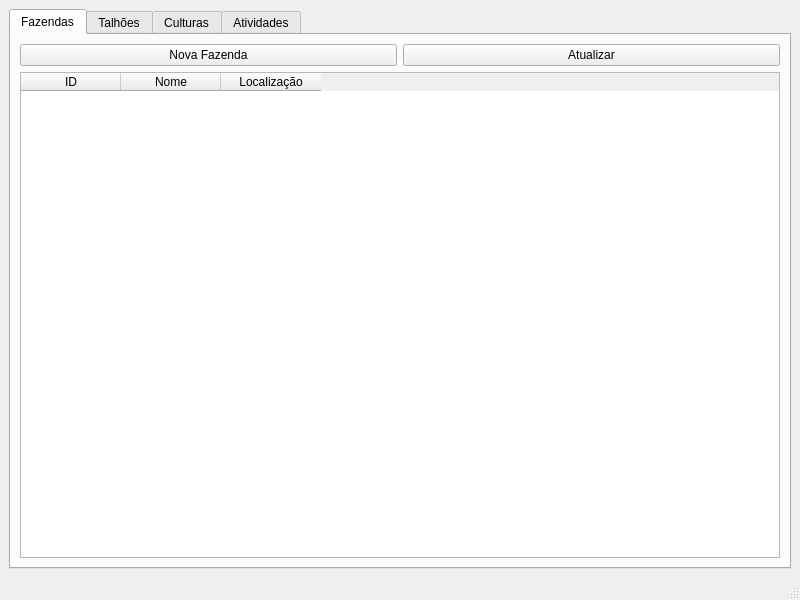
<?xml version="1.0" encoding="UTF-8"?>
<ui version="4.0">
 <class>MainWindow</class>
 <widget class="QMainWindow" name="MainWindow">
  <property name="geometry">
   <rect>
    <x>0</x>
    <y>0</y>
    <width>800</width>
    <height>600</height>
   </rect>
  </property>
  <property name="windowTitle">
   <string>Sistema de Gestão Agrícola</string>
  </property>
  <widget class="QWidget" name="centralwidget">
   <layout class="QVBoxLayout" name="verticalLayout">
    <item>
     <widget class="QTabWidget" name="tabWidget">
      <property name="currentIndex">
       <number>0</number>
      </property>
      <widget class="QWidget" name="tab_farms">
       <attribute name="title">
        <string>Fazendas</string>
       </attribute>
       <layout class="QVBoxLayout" name="verticalLayout_2">
        <item>
         <layout class="QHBoxLayout" name="horizontalLayout">
          <item>
           <widget class="QPushButton" name="btn_add_farm">
            <property name="text">
             <string>Nova Fazenda</string>
            </property>
           </widget>
          </item>
          <item>
           <widget class="QPushButton" name="btn_refresh_farms">
            <property name="text">
             <string>Atualizar</string>
            </property>
           </widget>
          </item>
         </layout>
        </item>
        <item>
         <widget class="QTableWidget" name="table_farms">
          <column>
           <property name="text">
            <string>ID</string>
           </property>
          </column>
          <column>
           <property name="text">
            <string>Nome</string>
           </property>
          </column>
          <column>
           <property name="text">
            <string>Localização</string>
           </property>
          </column>
         </widget>
        </item>
       </layout>
      </widget>
      <widget class="QWidget" name="tab_fields">
       <attribute name="title">
        <string>Talhões</string>
       </attribute>
       <layout class="QVBoxLayout" name="verticalLayout_3">
        <item>
         <layout class="QHBoxLayout" name="horizontalLayout_2">
          <item>
           <widget class="QComboBox" name="combo_farm_fields"/>
          </item>
          <item>
           <widget class="QPushButton" name="btn_add_field">
            <property name="text">
             <string>Novo Talhão</string>
            </property>
           </widget>
          </item>
          <item>
           <widget class="QPushButton" name="btn_refresh_fields">
            <property name="text">
             <string>Atualizar</string>
            </property>
           </widget>
          </item>
         </layout>
        </item>
        <item>
         <widget class="QTableWidget" name="table_fields">
          <column>
           <property name="text">
            <string>ID</string>
           </property>
          </column>
          <column>
           <property name="text">
            <string>Nome</string>
           </property>
          </column>
          <column>
           <property name="text">
            <string>Área (ha)</string>
           </property>
          </column>
         </widget>
        </item>
       </layout>
      </widget>
      <widget class="QWidget" name="tab_crops">
       <attribute name="title">
        <string>Culturas</string>
       </attribute>
       <layout class="QVBoxLayout" name="verticalLayout_4">
        <item>
         <layout class="QHBoxLayout" name="horizontalLayout_3">
          <item>
           <widget class="QComboBox" name="combo_field_crops"/>
          </item>
          <item>
           <widget class="QPushButton" name="btn_add_crop">
            <property name="text">
             <string>Nova Cultura</string>
            </property>
           </widget>
          </item>
          <item>
           <widget class="QPushButton" name="btn_refresh_crops">
            <property name="text">
             <string>Atualizar</string>
            </property>
           </widget>
          </item>
         </layout>
        </item>
        <item>
         <widget class="QTableWidget" name="table_crops">
          <column>
           <property name="text">
            <string>ID</string>
           </property>
          </column>
          <column>
           <property name="text">
            <string>Tipo</string>
           </property>
          </column>
          <column>
           <property name="text">
            <string>Data Plantio</string>
           </property>
          </column>
          <column>
           <property name="text">
            <string>Status</string>
           </property>
          </column>
         </widget>
        </item>
       </layout>
      </widget>
      <widget class="QWidget" name="tab_activities">
       <attribute name="title">
        <string>Atividades</string>
       </attribute>
       <layout class="QVBoxLayout" name="verticalLayout_5">
        <item>
         <layout class="QHBoxLayout" name="horizontalLayout_4">
          <item>
           <widget class="QComboBox" name="combo_field_activities"/>
          </item>
          <item>
           <widget class="QPushButton" name="btn_add_activity">
            <property name="text">
             <string>Nova Atividade</string>
            </property>
           </widget>
          </item>
          <item>
           <widget class="QPushButton" name="btn_refresh_activities">
            <property name="text">
             <string>Atualizar</string>
            </property>
           </widget>
          </item>
         </layout>
        </item>
        <item>
         <widget class="QTableWidget" name="table_activities">
          <column>
           <property name="text">
            <string>ID</string>
           </property>
          </column>
          <column>
           <property name="text">
            <string>Tipo</string>
           </property>
          </column>
          <column>
           <property name="text">
            <string>Descrição</string>
           </property>
          </column>
          <column>
           <property name="text">
            <string>Status</string>
           </property>
          </column>
         </widget>
        </item>
       </layout>
      </widget>
     </widget>
    </item>
   </layout>
  </widget>
  <widget class="QStatusBar" name="statusbar"/>
 </widget>
 <resources/>
 <connections/>
</ui> 
